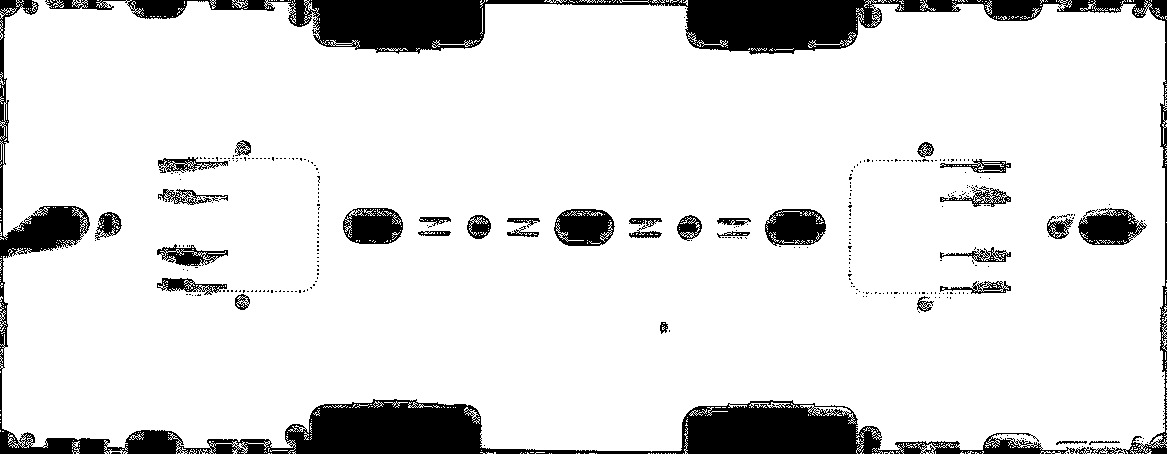
#> input picture station_threshold.jpg, 1167 x 454 px
$ python Astar_shortest_path.py
#> lines starting #> are read from the running program, lines starting #| are printed output that depends on the picture; after the words box and inside, x2 and y2 are one past the last pixel; in counts of white or black regions, pixels touching at a corner belong together
### get_map.py
import cv2
import os
import numpy as np
import matplotlib.pyplot as plt
from PIL import Image

def get_map(image):
#> called with image = 'station_threshold.jpg'
    image_read = cv2.imread(image)
#> image_read is the input picture: shape (454, 1167, 3); min 0, max 255, mean 223.1
    ret, binary_map = cv2.threshold(image_read, 250, 255, cv2.THRESH_BINARY)
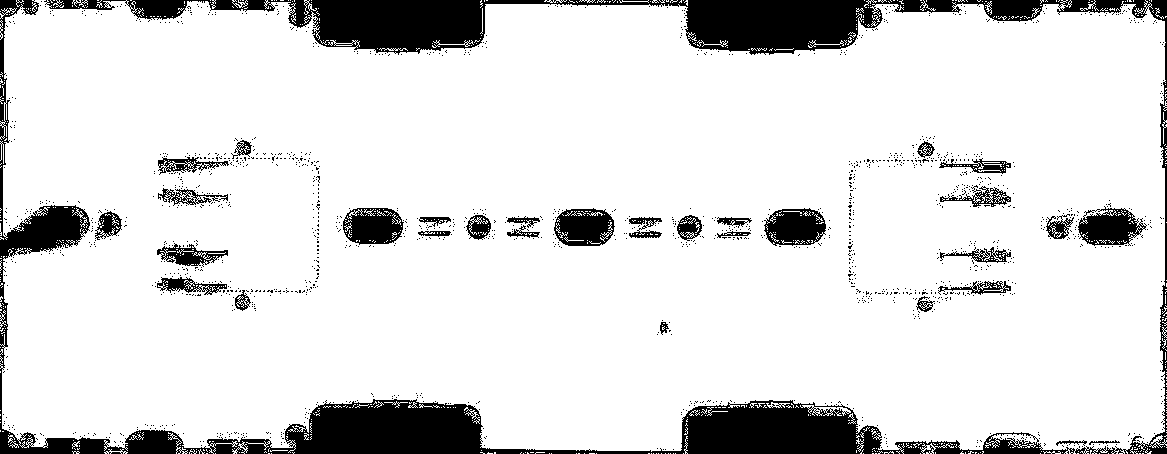
#> binary_map: shape (454, 1167, 3); 87% white; 1492 black regions (1461 under 20 px), largest, box (x1, y1, x2, y2) and area: (0, 0, 1167, 454) 52707, (764, 208, 826, 246) 1709, (554, 208, 615, 246) 1698


    pillowed_image = Image.open(os.path.join(image))


    width, height = pillowed_image.size
#> width = 1167; height = 454
    x, y = np.meshgrid(range(width), range(height))
    coordinate_map = np.concatenate([pillowed_image.getdata(), x.reshape(-1, 1), y.reshape(-1, 1)], axis=1)


    working_coordinate_map = np.concatenate([pillowed_image.getdata(0)])
    working_coordinate_map = np.reshape(working_coordinate_map, (454, 1167))
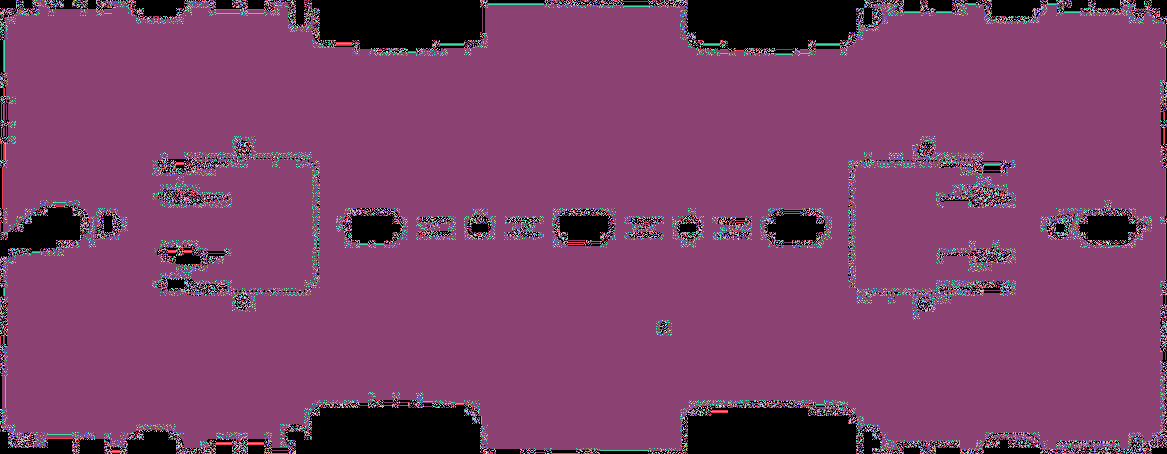
#> working_coordinate_map: shape (454, 1167) int64; 27 distinct labels, from 0 to 255; one colour per label, 0 black

    white_pixel_coordinates = []


    for pixel in coordinate_map:
        if pixel[0] > 250:
            pixel[0] = 255
            white_pixel_coordinates.append(tuple(pixel[3:5]))
        else:
            pixel[0] = 0
#> this loop made 529818 passes
#> after the loop, white_pixel_coordinates = 460875 items


    for row in working_coordinate_map:
        for pixel in range(0, len(row)):
            if row[pixel] > 250:
                row[pixel] = 1
            else:
                row[pixel] = 0


    # [8 lines of commented-out code are left out]

    return white_pixel_coordinates, working_coordinate_map, image

### commandline.py
import argparse
import numpy as np

def get_coordinates(coordinates, map):


    CLI = argparse.ArgumentParser()

    CLI.add_argument(
        '-origin',
        nargs = '+',
        type = int

    )

    CLI.add_argument(
        '-goal',
        nargs = '+',
        type = int

    )


    args = CLI.parse_args()

    args.origin = tuple(args.origin)
    args.goal = tuple(args.goal)

    if map[args.origin[0]][args.origin[1]] == 0 or map[args.goal[0]][args.goal[1]] == 0:
        print("Refer to the co-ordinate list to enter relevant co-ordinate points")
        print("Haven't got a starting point yet? Try 0, 16 and 0, 16")

        print(args.origin, "--->", map[args.origin[0]][args.origin[1]])
        print(args.goal, "--->", map[args.goal[0]][args.goal[1]])

        return (0, 16), (0, 18)

    else:
        print(args.origin, "--->", map[args.origin[0]][args.origin[1]])
        print(args.goal, "--->", map[args.goal[0]][args.goal[1]])


        with open('array.txt', 'w') as f:
            f.write(str(coordinates))


        return args.origin, args.goal

### Astar_shortest_path.py
import numpy as np
from matplotlib import pyplot as plt
from matplotlib import image
from commandline import get_coordinates
from get_map import get_map
import os
import time


class Node:
    # [197 lines left out: functions __init__, initialize_nodes, eight_neighbours, calculate_values, search, result_output, not called in this run]


if __name__ == '__main__':

    start_time = time.time()

    coordinates, map, image = get_map('station_threshold.jpg')
#> coordinates = 460875 items; image = 'station_threshold.jpg'


#> (the run stopped early here; a loop or call above may not have finished)
